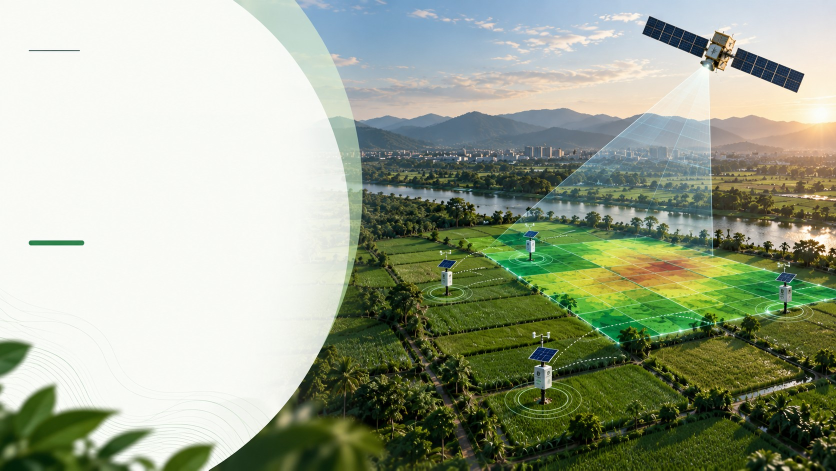
#> input picture documentation/round2/assets/deck-visuals/01_slide_01_title_visual.jpg, 1672 x 941 px (shown at 1/2 size); its folder holds only this picture in this run
$ python -i film_style.py   (imports and definitions only)
#> lines starting #> are read from the running program, lines starting #| are printed output that depends on the picture
#> further down, picture is the input picture: PIL image 1672x941 RGB; mean R, G, B 157.6, 167, 145.6
#!/usr/bin/env python3
"""Shared visual system for the AGRI-GRID Round 2 film.

The palette is lifted from the live product (`frontend/src/theme.css`) so the video,
the dashboard and the deck read as one brand. Cards are paper, photographs are
full-bleed, and every number is set in mono so it reads as field data rather than
marketing copy.
"""
from pathlib import Path
from PIL import Image, ImageDraw, ImageFont, ImageOps, ImageFilter
import math

W, H, FPS = 1920, 1080, 24

# ------------------------------------------------------------------ palette
PAPER      = (245, 246, 241)
PAPER_2    = (237, 238, 230)
WHITE      = (255, 255, 255)
INK        = (22, 35, 29)
FOREST     = (7, 59, 42)
FOREST_2   = (11, 46, 34)
GREEN      = (47, 125, 70)
ACCENT     = (121, 201, 91)
WATER      = (45, 120, 183)
SOFT       = (111, 182, 217)
AMBER      = (217, 154, 37)
RED        = (201, 77, 61)
MUTED      = (101, 113, 107)
BORDER     = (222, 226, 216)
GREY       = (140, 150, 143)

# Accents used for beats. Photos keep a neutral grade; cards get one accent each.
C = {
    "green": GREEN,
    "accent": ACCENT,
    "water": WATER,
    "soft": SOFT,
    "amber": AMBER,
    "red": RED,
    "forest": FOREST,
    "ink": INK,
}

# ------------------------------------------------------------------ type
_FONT_DIR = Path("/home/neeraj-parekh/.local/share/fonts/nyx-inter")
_FILES = {
    "regular":  _FONT_DIR / "Inter-Regular.ttf",
    "medium":   _FONT_DIR / "Inter-Medium.ttf",
    "semibold": _FONT_DIR / "Inter-SemiBold.ttf",
    "bold":     _FONT_DIR / "Inter-Bold.ttf",
    "black":    _FONT_DIR / "Inter-Black.ttf",
    "mono":     Path("/usr/share/fonts/truetype/noto/NotoSansMono-Regular.ttf"),
    "mono_b":   Path("/usr/share/fonts/truetype/noto/NotoSansMono-Bold.ttf"),
    "deva":     Path("/usr/share/fonts/truetype/noto/NotoSansDevanagari-Regular.ttf"),
    "deva_b":   Path("/usr/share/fonts/truetype/noto/NotoSansDevanagari-Bold.ttf"),
}
_cache = {}


# [5 lines left out: function font, not called in this run]


def tw(d, s, f):
    b = d.textbbox((0, 0), s, font=f)
    return b[2] - b[0]


# [32 lines left out: functions tracked, tracked_width, wrap, not called in this run]


def money(s):
    return s


# ------------------------------------------------------------------ easing
def clamp(v, lo=0.0, hi=1.0):
    return max(lo, min(hi, v))


def ease_out(t):
    t = clamp(t)
    return 1 - (1 - t) ** 3


def ease_in_out(t):
    t = clamp(t)
    return 4 * t ** 3 if t < 0.5 else 1 - (-2 * t + 2) ** 3 / 2


# [4 lines left out: function ease_out_back, not called in this run]


def lerp(a, b, t):
    return a + (b - a) * t


def appear(t, start, dur=0.55):
    """0..1 entrance value with a short ease."""
    return ease_out((t - start) / dur) if dur > 0 else 1.0


# ------------------------------------------------------------------ geometry
def cover(im, w=W, h=H):
    return ImageOps.fit(im.convert("RGB"), (w, h), Image.LANCZOS)


# [25 lines left out: functions contain, rounded, shadow, not called in this run]


# ------------------------------------------------------------------ texture
_noise = None
_vignette = None


# [35 lines left out: functions paper_grain, add_paper_grain, vignette, not called in this run]


def grade(im, warm=1.02, desat=0.06, lift=4):
    """Gentle documentary grade: slight desaturation, warm highlights, lifted blacks."""
#> called with warm = 1.02, desat = 0.06, lift = 4
    im = im.convert("RGB")
    if desat:
        g = ImageOps.grayscale(im)
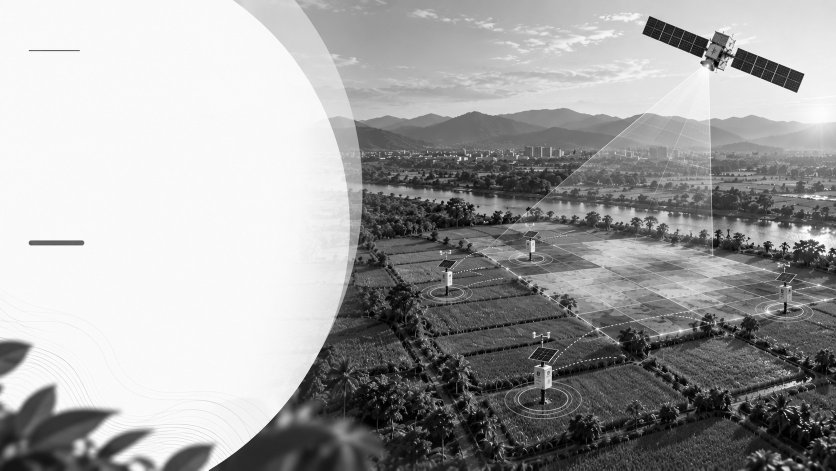
#> g: PIL image 1672x941 L (shown at 1/2 size); min 0, max 255, mean 161.8
        im = Image.blend(im, Image.merge("RGB", (g, g, g)), desat)
    r, g, b = im.split()
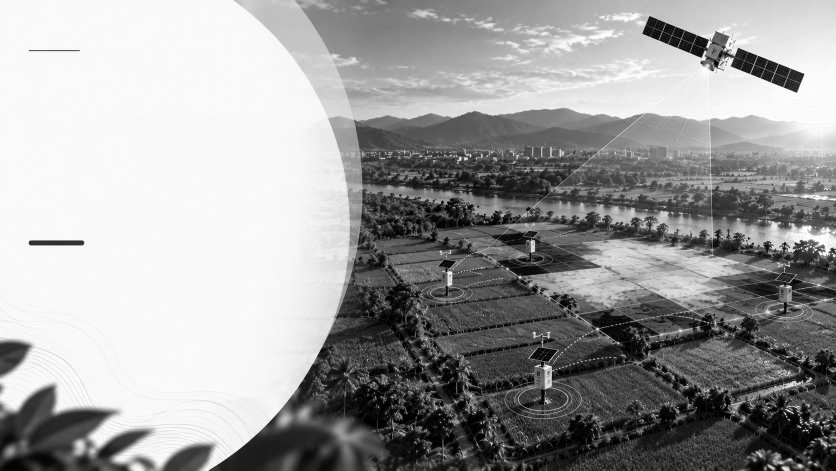
#> r: PIL image 1672x941 L (shown at 1/2 size); min 0, max 255, mean 157.6
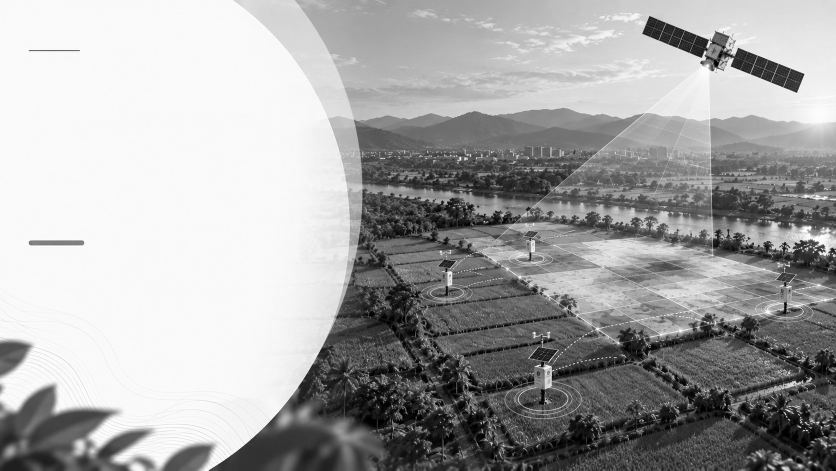
#> g: PIL image 1672x941 L (shown at 1/2 size); min 0, max 255, mean 166.1
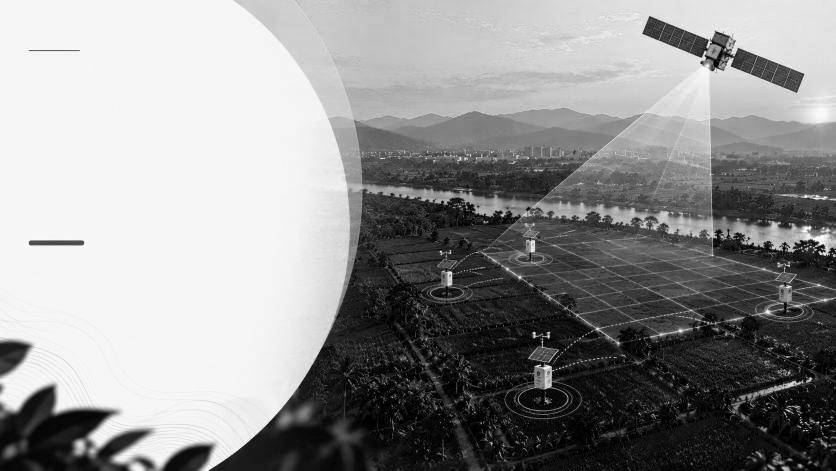
#> b: PIL image 1672x941 L (shown at 1/2 size); min 0, max 255, mean 146.1
    r = r.point(lambda v: min(255, int(v * warm) + lift))
    b = b.point(lambda v: max(0, int(v * (2 - warm)) + lift // 2))
    return Image.merge("RGB", (r, g, b))


# ------------------------------------------------------------------ chrome
def rule(d, x0, y, x1, fill=BORDER, width=2):
    d.line([(x0, y), (x1, y)], fill=fill, width=width)


def kicker(d, x, y, s, color=GREEN, size=20, tracking=3.2):
    return tracked(d, (x, y), s.upper(), font("mono_b", size), color, tracking)


# [16 lines left out: functions big_number, pill, not called in this run]


def check_icon(d, x, y, s=24, color=GREEN, width=4):
    d.line([(x, y + s * 0.55), (x + s * 0.36, y + s * 0.88)], fill=color, width=width)
    d.line([(x + s * 0.36, y + s * 0.88), (x + s, y + s * 0.08)], fill=color, width=width)


# [13 lines left out: functions arrow_icon, dot_grid, not called in this run]


def paper_base(tint=PAPER):
    im = Image.new("RGB", (W, H), tint)
    return add_paper_grain(im, 0.06)


def dark_base(tint=FOREST):
    im = Image.new("RGB", (W, H), tint)
    return add_paper_grain(im, 0.05)


# ------------------------------------------------------------------ photo overlays
# [6 lines left out: function progress_bar_layer, not called in this run]


def progress_bar(im, t, total):
    return Image.alpha_composite(im.convert("RGBA"), progress_bar_layer(t, total)).convert("RGB")


# [13 lines left out: function photo_chrome_layer, not called in this run]


def photo_chrome(im, t, total, chapter, screen=False, watermark=True):
    layer = photo_chrome_layer(t, total, chapter, screen, watermark)
    return Image.alpha_composite(im.convert("RGBA"), layer).convert("RGB")


# [47 lines left out: function lower_third_layer, not called in this run]


def lower_third(im, vo, t, accent=ACCENT, sub=None, paper=False, source=None):
    layer = lower_third_layer(vo, t, accent, sub, paper, source)
    return Image.alpha_composite(im.convert("RGBA"), layer).convert("RGB")


# [34 lines left out: functions caption_layer, beat_name, not called in this run]


def tc(t):
    return "%d:%02d" % (int(t) // 60, int(t) % 60)


def chapter_name(t):
    return beat_name(t).split("·", 1)[1].strip().title()

>>> from PIL import Image
>>> picture = Image.open('../deck-visuals/01_slide_01_title_visual.jpg')
>>> result = grade(picture)

$ run again, on documentation/round2/assets/deck-visuals/03_slide_03_gap_visual.jpg
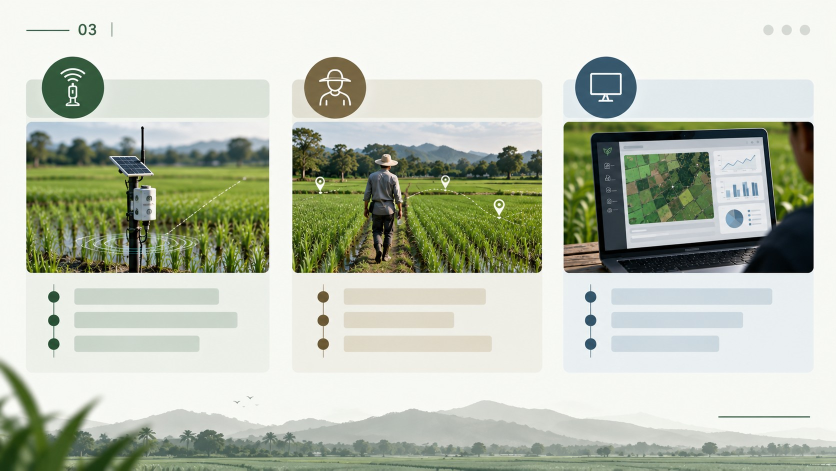
#> input picture documentation/round2/assets/deck-visuals/03_slide_03_gap_visual.jpg, 1672 x 941 px (shown at 1/2 size)
#> picture is the input picture: PIL image 1672x941 RGB; mean R, G, B 188.7, 195.1, 179.7
#> in grade, `g = ImageOps.grayscale(im)`:
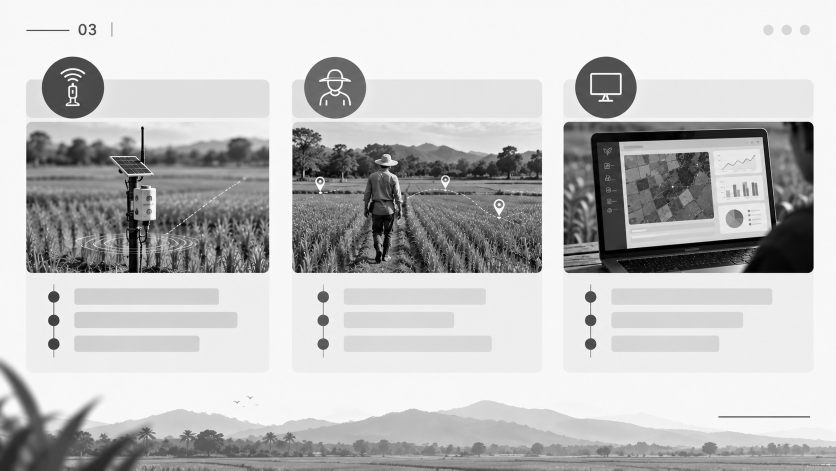
#> g: PIL image 1672x941 L (shown at 1/2 size); min 0, max 255, mean 191.5
#> in grade, `r, g, b = im.split()`:
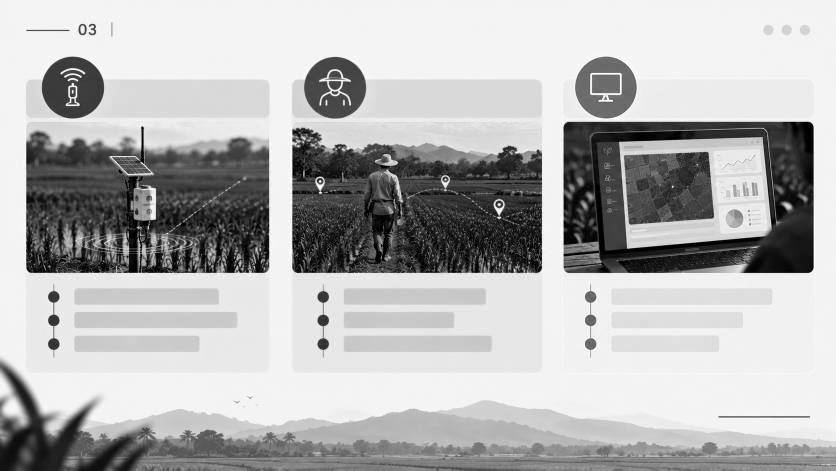
#> b: PIL image 1672x941 L (shown at 1/2 size); min 0, max 255, mean 180

$ run again, on documentation/round2/assets/deck-visuals/04_slide_04_platform_visual.jpg
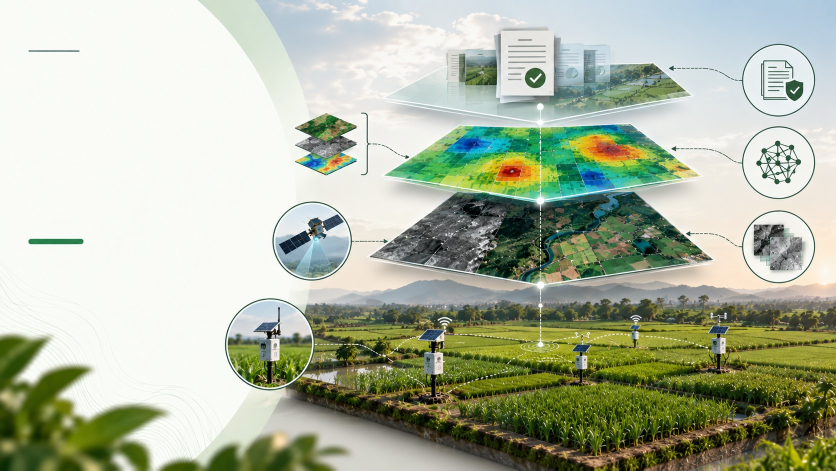
#> input picture documentation/round2/assets/deck-visuals/04_slide_04_platform_visual.jpg, 1672 x 941 px (shown at 1/2 size)
#> picture is the input picture: PIL image 1672x941 RGB; mean R, G, B 175.5, 183.3, 162.3
#> in grade, `r, g, b = im.split()`:
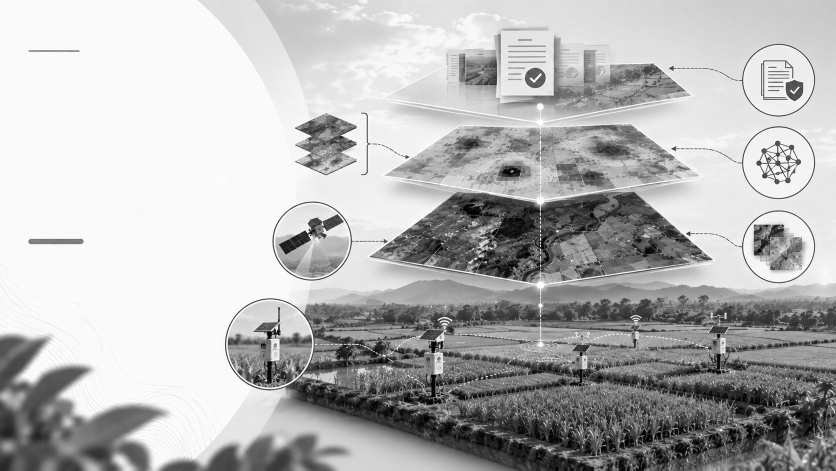
#> g: PIL image 1672x941 L (shown at 1/2 size); min 0, max 255, mean 182.4
#> in grade, `r, g, b = im.split()`:
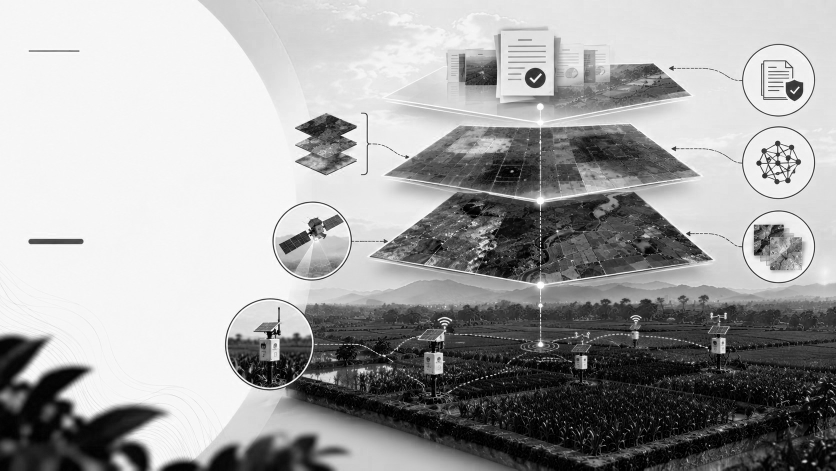
#> b: PIL image 1672x941 L (shown at 1/2 size); min 0, max 255, mean 162.9
